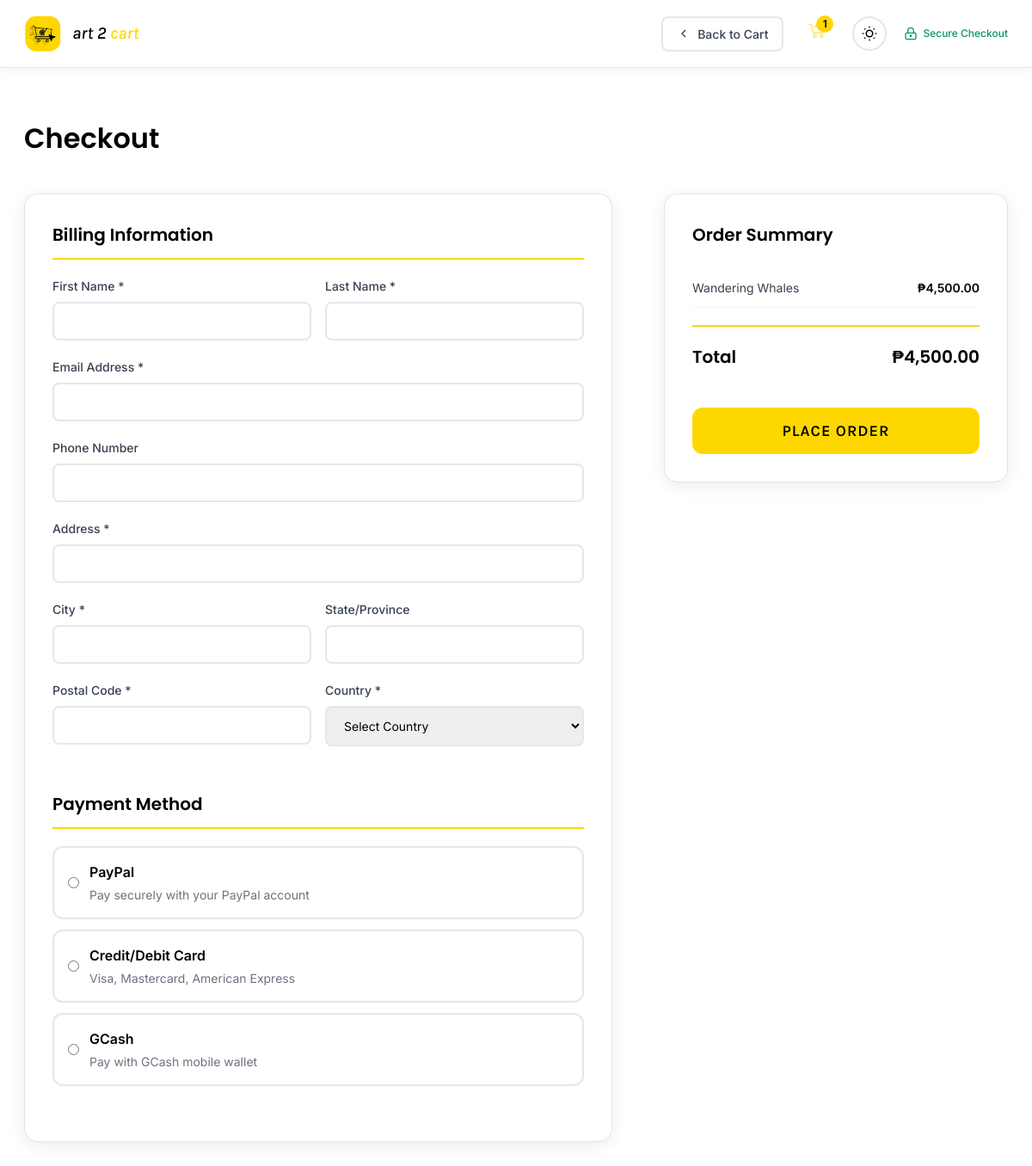
The page /checkout.php (signed in) on the database as committed earlier.
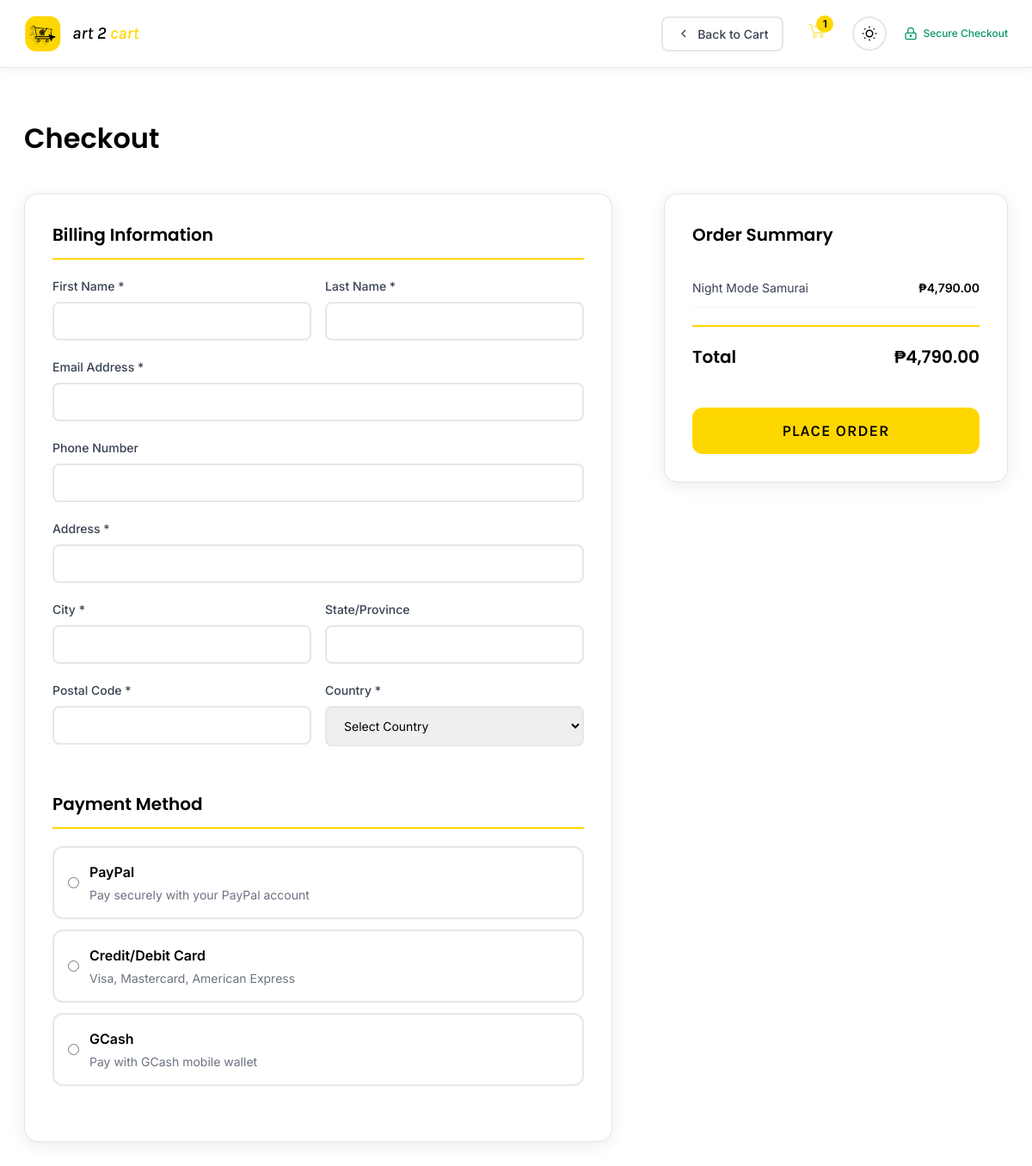
The same page on the database as committed later.
### tables this page shows
CREATE TABLE `cart` (
  `id` int NOT NULL AUTO_INCREMENT,
  `user_id` int NOT NULL,
  `product_id` int NOT NULL,
  `created_at` timestamp NULL DEFAULT CURRENT_TIMESTAMP,
  `updated_at` timestamp NULL DEFAULT CURRENT_TIMESTAMP ON UPDATE CURRENT_TIMESTAMP,
  PRIMARY KEY (`id`),
  UNIQUE KEY `unique_cart_item` (`user_id`,`product_id`),
  KEY `user_id` (`user_id`),
  KEY `product_id` (`product_id`),
  KEY `idx_cart_user` (`user_id`),
  KEY `idx_cart_product` (`product_id`),
  CONSTRAINT `fk_cart_product` FOREIGN KEY (`product_id`) REFERENCES `products` (`id`) ON DELETE CASCADE,
  CONSTRAINT `fk_cart_user` FOREIGN KEY (`user_id`) REFERENCES `users` (`id`) ON DELETE CASCADE
);

CREATE TABLE `products` (
  `id` int NOT NULL AUTO_INCREMENT,
  `seller_id` int NOT NULL,
  `category_id` int NOT NULL,
  `title` varchar(100) NOT NULL,
  `description` text,
  `price` decimal(10,2) NOT NULL,
  `image_path` varchar(255) NOT NULL,
  `file_path` varchar(255) NOT NULL,
  `status` enum('active','inactive','pending','rejected') DEFAULT 'pending',
  `downloads` int DEFAULT '0',
  `created_at` timestamp NULL DEFAULT CURRENT_TIMESTAMP,
  `updated_at` timestamp NULL DEFAULT CURRENT_TIMESTAMP ON UPDATE CURRENT_TIMESTAMP,
  `review_status` enum('pending','approved','rejected') DEFAULT 'pending',
  `review_notes` text,
  `review_date` timestamp NULL DEFAULT NULL,
  `reviewed_by` int DEFAULT NULL,
  PRIMARY KEY (`id`),
  KEY `fk_products_reviewer` (`reviewed_by`),
  KEY `idx_products_seller` (`seller_id`),
  KEY `idx_products_category` (`category_id`),
  KEY `idx_products_status` (`status`),
  KEY `idx_products_price` (`price`),
  CONSTRAINT `fk_products_category` FOREIGN KEY (`category_id`) REFERENCES `categories` (`id`) ON DELETE RESTRICT,
  CONSTRAINT `fk_products_reviewer` FOREIGN KEY (`reviewed_by`) REFERENCES `users` (`id`) ON DELETE SET NULL,
  CONSTRAINT `fk_products_seller` FOREIGN KEY (`seller_id`) REFERENCES `users` (`id`) ON DELETE CASCADE,
  CONSTRAINT `chk_products_price` CHECK ((`price` >= 0))
);

### config/db.php (called while the page is built, shortened)
<?php
class Database {
    private static $instance = null;
    private $conn;
    private $host = 'localhost';
    private $db_name = 'art2cart';
    private $username = 'root';
    private $password = '';
    private function __construct() {
        try {
            $this->conn = new PDO(
                "mysql:host=$this->host;dbname=$this->db_name;charset=utf8mb4",
                $this->username,
                $this->password,
                [
                    PDO::ATTR_ERRMODE => PDO::ERRMODE_EXCEPTION,
                    PDO::ATTR_DEFAULT_FETCH_MODE => PDO::FETCH_ASSOC,
                    PDO::ATTR_EMULATE_PREPARES => false
                ]
            );
        } catch(PDOException $e) {
            error_log("Connection failed: " . $e->getMessage());
            throw new Exception("Database connection failed");
        }
    }
    public static function getInstance() {
        if (self::$instance === null) {
            self::$instance = new self();
        }
        return self::$instance;
    }
    public function getConnection() {
        return $this->conn;
    }
}
?>

### includes/Cart.php (called while the page is built, shortened)
<?php
class Cart {
    private $pdo;
    public function __construct($database) {
        $this->pdo = $database->getConnection();
    }
    public function getCartItems($user_id) {
        try {
            $stmt = $this->pdo->prepare("
                SELECT
                    c.id as cart_id,
                    1 as quantity,
                    c.created_at as added_at,
                    c.updated_at,
                    p.id as product_id,
                    p.title as product_name,
                    p.description,
                    p.price,
                    p.image_path,
                    p.file_path,
                    p.category_id,
                    p.status as product_status,
                    cat.name as category_name,
                    cat.slug as category_slug,
                    seller.username as seller_name,
                    seller.id as seller_id,
                    COALESCE(AVG(r.rating), 0) as average_rating,
                    COUNT(r.id) as rating_count
                FROM cart c
                INNER JOIN products p ON c.product_id = p.id
                INNER JOIN categories cat ON p.category_id = cat.id
                INNER JOIN users seller ON p.seller_id = seller.id
                LEFT JOIN ratings r ON p.id = r.product_id
                WHERE c.user_id = ?
                    AND p.status = 'active'
                GROUP BY c.id, p.id, cat.id, seller.id
                ORDER BY c.created_at DESC
            ");
            $stmt->execute([$user_id]);
            $results = $stmt->fetchAll(PDO::FETCH_ASSOC);
            return $results;
        } catch (PDOException $e) {
            error_log("Cart items fetch error: " . $e->getMessage());
            return [];
        }
    }
    public function getCartTotal($user_id) {
        try {
            $stmt = $this->pdo->prepare("
                SELECT SUM(p.price) as total_amount
                FROM cart c
                INNER JOIN products p ON c.product_id = p.id
                WHERE c.user_id = ? AND p.status = 'active'
            ");
            $stmt->execute([$user_id]);
            $result = $stmt->fetch(PDO::FETCH_ASSOC);
            return $result['total_amount'] ? (float)$result['total_amount'] : 0.0;
        } catch (PDOException $e) {
            error_log("Cart total error: " . $e->getMessage());
            return 0.0;
        }
    }
}
?>

### checkout.php (the view, shortened to what the changed rows need)
<?php
require_once __DIR__ . '/config/db.php';
require_once __DIR__ . '/includes/Cart.php';
$user_id = $_SESSION['user_id'];
$db = Database::getInstance();
$cart = new Cart($db);
$cartItems = $cart->getCartItems($user_id);
$cartTotal = $cart->getCartTotal($user_id);
?>
<!DOCTYPE html>
<html lang="en">
<head>
    <link rel="stylesheet" href="static/css/var.css" />
    <link rel="stylesheet" href="static/css/fonts.css" />    <link rel="stylesheet" href="static/css/cart.css" />
</head>
<body>
    <?php include 'static/templates/header_checkout.php'; ?>
    <main class="checkout-container">
        <h1 style="font-family: 'Poppins', sans-serif; font-weight: 600; font-size: 32px; margin-bottom: 40px; color: #000;">Checkout</h1>
        <div class="checkout-content">
            <div class="order-summary-checkout">
                <h3 style="font-family: 'Poppins', sans-serif; font-weight: 600; font-size: 20px; margin-bottom: 24px; color: #000;">Order Summary</h3>                  <?php foreach ($cartItems as $item): ?>
                    <div class="summary-item" data-product-id="<?php echo $item['product_id']; ?>">
                        <div class="summary-item-name">
                            <?php echo htmlspecialchars($item['product_name']); ?>
                        </div>
                        <div class="summary-item-price">₱<?php echo number_format($item['price'], 2); ?></div>
                    </div>
                <?php endforeach; ?>
                <div class="summary-total-checkout">
                    <span>Total</span>
                    <span>₱<?php echo number_format($cartTotal, 2); ?></span>
                </div>
            </div>
        </div>    </main>
</body>
</html>

Rows that differ between the two databases and show on the page:
removed cart: product.title "Wandering Whales", product.price "4,500.00"
added cart: product.title "Night Mode Samurai", product.price "4,790.00"
Other text that changed with them:
$cartTotal: "4,500.00" → "4,790.00"
